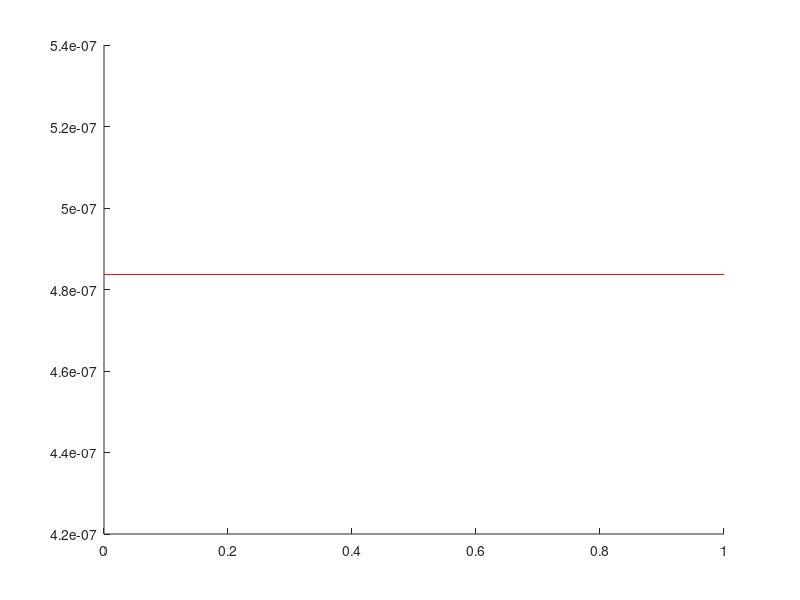

The MATLAB script that drew this image:
clc, clear all

dist = @(x,y) sqrt((x(1,:)-y(1)).^2 + (x(2,:)-y(2)).^2 + (x(3,:)-y(3)).^2);

if ismac
    matdirectory = '/Users/alex/Dropbox/resuspension/2011/trajectories(186-194)';
else
    matdirectory ='C:\Users\hadar\Dropbox\resuspension\2011\trajectories(186-194)\events_110';
end

large_ones = dir(fullfile(matdirectory,'large*'));

time_of_event = {};
%data_large = {};
%data_small = {};
data_drag = {};

R = 25;


D = 550 * 10^(-6); %diameter of the solid particle [m]
r = D/2;
A= pi * r^2 ;% the projected grain area perpendicular to flow direction

density_l = 0.998 ; % density of water ,temperature= 22 [gr/cm^3]
density_s = 1.065 ; %density of solid patricles [gr/cm^3]

ws = density_s * pi * 4 / 3 * r^3 ;%submerged particle weight
CD = 0.45; % drag coefficient
fv = (1+0.5*(density_l/density_s - density_l));

%u_critical = 0.0655;
%f_drag_critical= 0.5* density_l*1000 * CD * A * (u_critical)^2;

% according to the article: impulse an particle dislodgement undr turbulent flow conditions
ws = (density_s -density_l)* 1000 * pi  * 9.81 *4 / 3 * r^3 ;%submerged particle weight 
fv = (1+0.5*(density_l/(density_s-density_l))); % 
f_drag_critical =  fv * ws  ; 
%u_square_critical = 2*fv*ws/(density_l* CD *A);

%according to shields parameter. article: grid stirred turbulence/Medina,Redondo
%s = density_s/density_l;
%theta_critical = 0.06; 
%u_critical= sqrt(theta_critical*(s-1)* 9.81 * D); %critical bed shear velocity
%f_drag_critical= 0.5* density_l*1000 * CD * A * (u_critical)^2;

 %for all the large particles
for kFiles = 1:length(large_ones)  
    
    % get the name of the data
    filename = large_ones(kFiles).name;
    [path,filename,ext] = fileparts(filename);
    
    % Load the largeXXXX.mat
    large = load(fullfile(matdirectory,filename));
    % and rename it to 'large'
    large = large.(filename);
    % Load the eventsXXXXX.mat
    events = load(fullfile(matdirectory,strrep(filename,'large','events')));
    
    % Load the small particle data and rename to 'small'
    small = load(fullfile(matdirectory,strrep(filename,'large','small')));
    small = small.(strrep(filename,'large','small'));
    
    numEvents = size(events.events,1);
    numSmallTraj = length(small);
    
    trajIds = unique(cat(1,large.trajid));
    
    
    
    for iEvents = 1:numEvents
        % Select the trajectory and the time of event
        time_of_event{kFiles,iEvents} = events.events(iEvents,2);
        trajind = trajIds == events.events(iEvents,1);
        
        % Take the single trajectory in which we had an event aside into
        % the temprorary 'data'
        
        data = large(trajind);
        
        
        % Along that trajectory, at each time step
        
        for ind = 1:length(data.t)
            
            xp = data.xf(ind);
            yp = data.yf(ind);
            zp = data.zf(ind);
            up = data.uf(ind);
            vp = data.vf(ind);
            wp = data.wf(ind);
            %velocity_p = [up,vp,wp];
            
            % storage
            %data_large{kFiles,iEvents,ind} = velocity_p;
            
            counter = 0;
            drag_force = 0;
            
            for j = 1:numSmallTraj % for all small ones
                
                distance = dist([small(j).xf,small(j).yf,small(j).zf]',[xp,yp,zp])';
                
                relevant = find(small(j).t == data.t(ind) &  distance <= R);
                
                if ~isempty(relevant)
                    
                    tmp = small(j);
                    tmp.uf = tmp.uf(relevant);
                    tmp.vf = tmp.vf(relevant);
                    tmp.wf = tmp.wf(relevant);
                    %tmp_velocity = [tmp.uf, tmp.vf, tmp.wf];
                    
                    velocity_p_f = [tmp.uf-up,tmp.vf-vp,tmp.wf-wp];
                    %velocity_p_f = [up-tmp.uf,vp-tmp.vf,wp-tmp.wf];
                    drag_force = drag_force + 0.5* density_l*1000* CD * A * norm(velocity_p_f) * velocity_p_f;% sum of all the relevant small particles
                    
                    counter = counter + 1;
                    
                    % if verbose,plot_long_trajectories(tmp(relevant),1,hf);   end
                    
                end % relevant
            end % smalltraj
            
            %data_small{kFiles,iEvents,ind} =  tmp_velocity;
            data_drag{kFiles,iEvents,ind} =  norm (drag_force) / counter; % average  of the   absolute drag force
            time_data_small{kFiles, iEvents,ind} = data.t(ind);
            
          
            
        end
    end
end

save drag_force_R25_110_article.mat


%%
figure, hold on,
for kFiles = 1:size(data_drag,1)
    for iEvents = 1:size(data_drag,2)
        if ~isempty([time_of_event{kFiles,iEvents}])
            plot([time_data_small{kFiles,iEvents,:}]-[time_data_small{kFiles,iEvents,1}],[data_drag{kFiles,iEvents,:}]); 
            tmp = [data_drag{kFiles,iEvents,:}];
            t1 = max([time_of_event{kFiles,iEvents}]-[time_data_small{kFiles,iEvents,1}]-1,1);
            plot(t1,tmp(t1+1),'ro','MarkerSize',10); % time of the event
           
        end
    end
end
xlim = get(gca,'xlim');
plot(xlim,[f_drag_critical,f_drag_critical], 'r'); % make a line
%plot(xlim,[f_drag_critical_1,f_drag_critical_1], 'g'); % make a line
hold off
